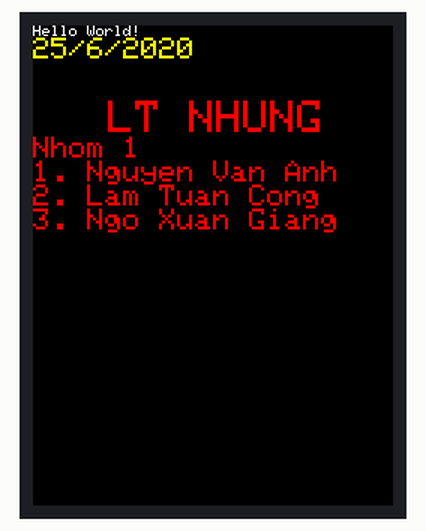
Recording of a sketch running on a simulated Arduino Uno, built with avr-gcc and run on an emulated ATmega328P. On the bench: 240×320 colour display. What the sketch prints to the serial monitor is not drawn.

Above: at 0.3 s.

The sketch:

sketch_jun21a.ino
```cpp
#include <Adafruit_GFX.h>       // include Adafruit graphics library
#include <Adafruit_ILI9341.h>   // include Adafruit ILI9341 TFT library

#define TFT_CS    8      // TFT CS  pin is connected to arduino pin 8
#define TFT_RST   9      // TFT RST pin is connected to arduino pin 9
#define TFT_DC    10     // TFT DC  pin is connected to arduino pin 10
// initialize ILI9341 TFT library
Adafruit_ILI9341 tft = Adafruit_ILI9341(TFT_CS, TFT_DC, TFT_RST);

void setup() {
  Serial.begin(9600);
  Serial.println("ILI9341 Test!");
  tft.begin();
  //goi ham test
  testText();
}

void loop() {
}

unsigned long testText() {
  tft.fillScreen(ILI9341_BLACK);
  unsigned long start = micros();

  tft.setCursor(0, 0);              //set tọa độ
  tft.setTextColor(ILI9341_WHITE);  //set màu
  tft.setTextSize(1);               //set cỡ chữ
  tft.println("Hello World!");      //nội dung in ra

  tft.setTextColor(ILI9341_YELLOW);
  tft.setTextSize(2);
  tft.println("25/6/2020");

  tft.setCursor(50, 50);
  tft.setTextColor(ILI9341_RED);
  tft.setTextSize(3);
  tft.println("LT NHUNG");

  tft.setTextSize(2);
  tft.println("Nhom 1");

  tft.setTextSize(2);
  tft.println("1. Nguyen Van Anh");
  tft.println("2. Lam Tuan Cong");
  tft.println("3. Ngo Xuan Giang");

  return micros() - start;
}
```
